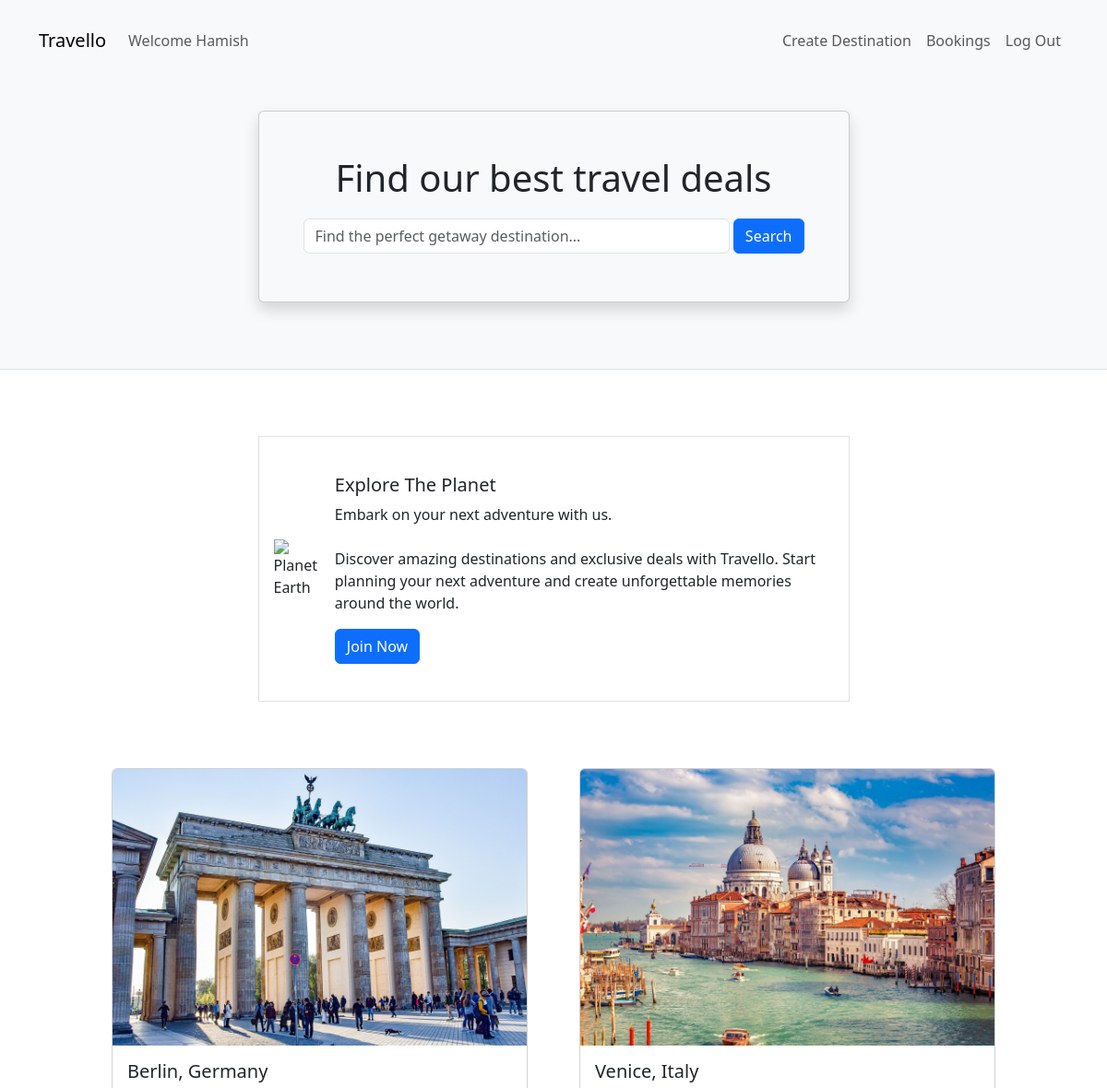
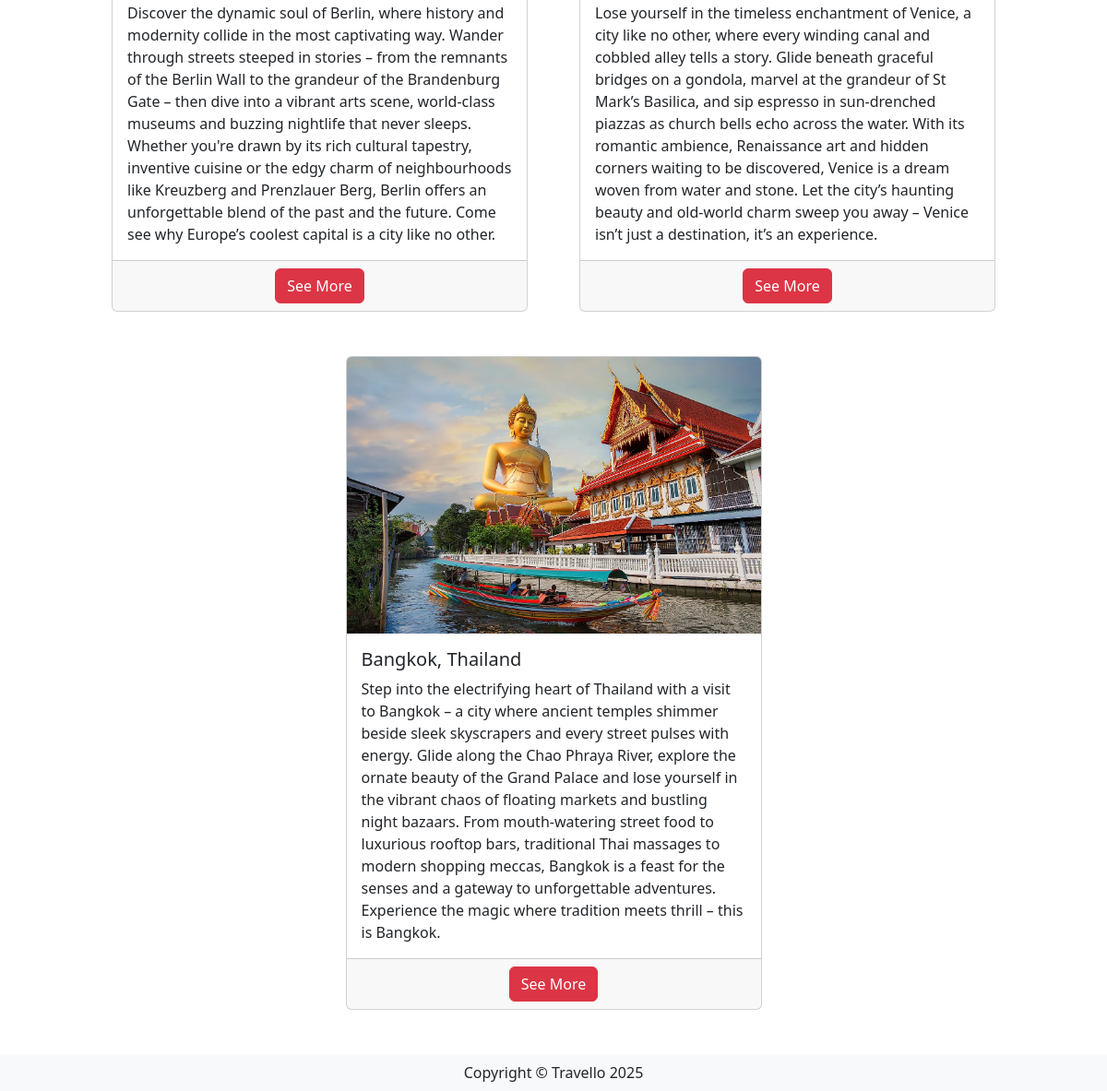
The page / (signed in) on the database its author committed (2 pictures, top to bottom).
### travel/models.py (models this page shows, shortened)
class User(db.Model, UserMixin):
    __tablename__ = 'users'
    id = db.Column(db.Integer, primary_key=True)
    username = db.Column(db.String(100), index=True, unique=True, nullable=False)
    email = db.Column(db.String(100), index=True, nullable=False)
    password_hash = db.Column(db.String(255), nullable=False)
    user_type = db.Column(db.String(20), nullable=False, default='guest')
    comments = db.relationship('Comment', backref='posted_by')

class Destination(db.Model):
    __tablename__ = 'destinations'
    id = db.Column(db.Integer, primary_key=True)
    city_name = db.Column(db.String(80), nullable=False)
    country_name = db.Column(db.String(80), nullable=False)
    description = db.Column(db.String(200), nullable=False)
    image = db.Column(db.String(400), default='/static/img/default.png')
    exchange_rate = db.Column(db.Float, nullable=False)
    currency_code = db.Column(db.String(3), nullable=False)
    comments = db.relationship('Comment', backref='destination')

### travel/views.py (the view)
@mainbp.route('/')
def index():
    destinations = db.session.scalars(db.select(Destination)).all()
    return render_template('index.html', destinations=destinations)

### travel/templates/index.html (shortened to what this page needs)
{% extends 'base.html' %}
{% block header %}
    <div class="container mt-5 mb-5">
        <div class="row justify-content-center pb-4">
            <div class="col-md-9 col-lg-8 col-xl-7">
                <div class="card shadow p-5 bg-light">
                    <h1 class="text-center mb-3">Find our best travel deals</h1>
                    <form class="form-inline d-flex flex-nowrap" action="{{ url_for('main.search') }}">
                        <input type="text" name="search" class="form-control flex-grow-1 my-1 me-1"
                        id="SearchForm" placeholder="Find the perfect getaway destination...">
                        <button type="submit" class="flex-shrink-1 btn btn-primary my-1">Search</button>
                    </form>
                </div>
            </div>
        </div>
    </div>
{% endblock %}
{% block content %}
    <div class="container mt-5">
        <div class="row justify-content-center mt-4 mb-5">
            <div class="col-md-9 col-lg-8 col-xl-7">
                <div class="media border p-3 d-flex">
                    <img class="align-self-center me-3" style="max-width:120px"
                        src="https://upload.wikimedia.org/wikipedia/commons/thumb/2/22/Earth_Western_Hemisphere_transparent_background.png/600px-Earth_Western_Hemisphere_transparent_background.png"
                        alt="Planet Earth">
                    <div class="align-self-center media-body mb-4">
                        <h5 class="mt-4">Explore The Planet</h5>
                        <p class="d-flex">
                            Embark on your next adventure with us.
                            <br></br>
                            Discover amazing destinations and exclusive deals with Travello. Start
                            planning your next adventure and create unforgettable memories around the world.
                        </p>
                        <a href="{{ url_for('auth.register') }}" class="btn btn-primary">Join Now</a>
                    </div>
                </div>
            </div>
        </div>
    </div>
    <div class="container mt-4">
        <div class="row justify-content-center">
            {% for destination in destinations %}
                <div class="col-10 col-lg-5 d-flex justify-content-center mb-5 mx-3">
                    <div class="card">
                        <img
                            src="{{ destination.image }}"
                            alt="{{ destination.name }}"
                            class="card-img-top"
                            style="height:300px; object-fit:cover;">
                        <div class="card-body">
                            <h5 class="card-title">{{ destination.city_name }}, {{ destination.country_name }}</h5>
                            <p class="card-text">{{ destination.description }}</p>
                        </div>
                        <div class="card-footer">
                            <div class="d-flex justify-content-center">
                                <a href="{{ url_for('destination.show', id=destination.id) }}" class="btn btn-danger">See More</a>
                            </div>
                        </div>
                    </div>
                </div>
            {% endfor %}
        </div>
    </div>
{% endblock %}

### travel/templates/base.html (shortened to what this page needs)
<!DOCTYPE html>
<html lang="en">
<head>
    <link href="https://cdn.jsdelivr.net/npm/bootstrap@5.3.2/dist/css/bootstrap.min.css" rel="stylesheet"
>
</head>
<body class="d-flex flex-column min-vh-100">
    <header class="bg-light border-bottom">
        <nav class="navbar navbar-expand-lg navbar-light bg-light">
            <div class="container mt-3">
                <a href="/" class="navbar-brand">Travello</a>
                {% if current_user.is_authenticated %}
                    <ul class="navbar-nav me-auto">
                        <li class="nav-item">
                            <span class="nav-link disabled text-muted">Welcome {{ current_user.username }}</span>
                        </li>
                    </ul>
                {% endif %}
                <div class="collapse navbar-collapse" id="navbarSupportedContent">
                    <ul class="navbar-nav ms-auto">
                        {% if current_user.is_authenticated %}
                            <li class="nav-item"><a class="nav-link" href="{{ url_for('destination.create') }}">Create Destination</a></li>
                            <li class="nav-item"><a class="nav-link" href="#">Bookings</a></li>
                            <li class="nav-item"><a class="nav-link" href="{{ url_for('auth.logout') }}">Log Out</a></li>
                        {% else %}
                            <li class="nav-item"><a class="nav-link" href="{{ url_for('auth.register') }}">Register</a></li>
                            <li class="nav-item"><a class="nav-link" href="{{ url_for('auth.login') }}">Log In</a></li>
                        {% endif %}
                    </ul>
                </div>
            </div>
        </nav>
        {% block header %}
        {% endblock %}
    </header>
    {% block content %}
    {% endblock %}
    <footer class="footer mt-auto">
        <div class="text-center py-2 bg-light">
            <span class="text-dark">Copyright &copy; Travello 2025</span>
        </div>
    </footer>
</body>
</html>

### rows shown on the page
User: username "Hamish"
Destination: image (picture), city_name "Berlin", country_name "Germany", description "Discover the dynamic soul of Berlin, where history and modernity collide in the most captivating way. Wander through streets steeped in stories – from the remnants of the Berlin Wall to the grandeur of the Brandenburg Gate – then dive into a vibrant arts scene, world-class museums and buzzing nightlife that never sleeps. Whether you're drawn by its rich cultural tapestry, inventive cuisine or the edgy charm of neighbourhoods like Kreuzberg and Prenzlauer Berg, Berlin offers an unforgettable blend of the past and the future. Come see why Europe’s coolest capital is a city like no other."
Destination: image (picture), city_name "Venice", country_name "Italy", description "Lose yourself in the timeless enchantment of Venice, a city like no other, where every winding canal and cobbled alley tells a story. Glide beneath graceful bridges on a gondola, marvel at the grandeur of St Mark’s Basilica, and sip espresso in sun-drenched piazzas as church bells echo across the water. With its romantic ambience, Renaissance art and hidden corners waiting to be discovered, Venice is a dream woven from water and stone. Let the city’s haunting beauty and old-world charm sweep you away – Venice isn’t just a destination, it’s an experience."
Destination: image (picture), city_name "Bangkok", country_name "Thailand", description "Step into the electrifying heart of Thailand with a visit to Bangkok – a city where ancient temples shimmer beside sleek skyscrapers and every street pulses with energy. Glide along the Chao Phraya River, explore the ornate beauty of the Grand Palace and lose yourself in the vibrant chaos of floating markets and bustling night bazaars. From mouth-watering street food to luxurious rooftop bars, traditional Thai massages to modern shopping meccas, Bangkok is a feast for the senses and a gateway to unforgettable adventures. Experience the magic where tradition meets thrill – this is Bangkok."
